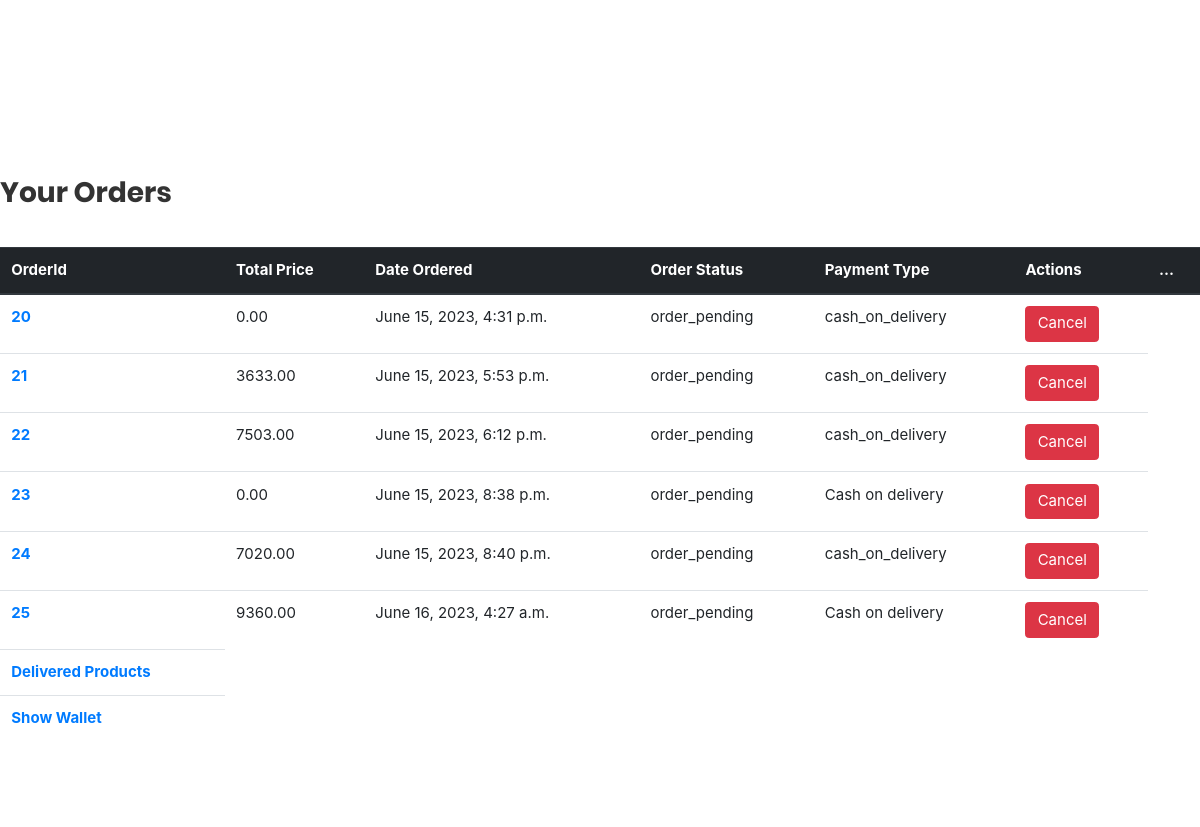
Before: /userprofile/ (signed in, middle part) with the older database file.
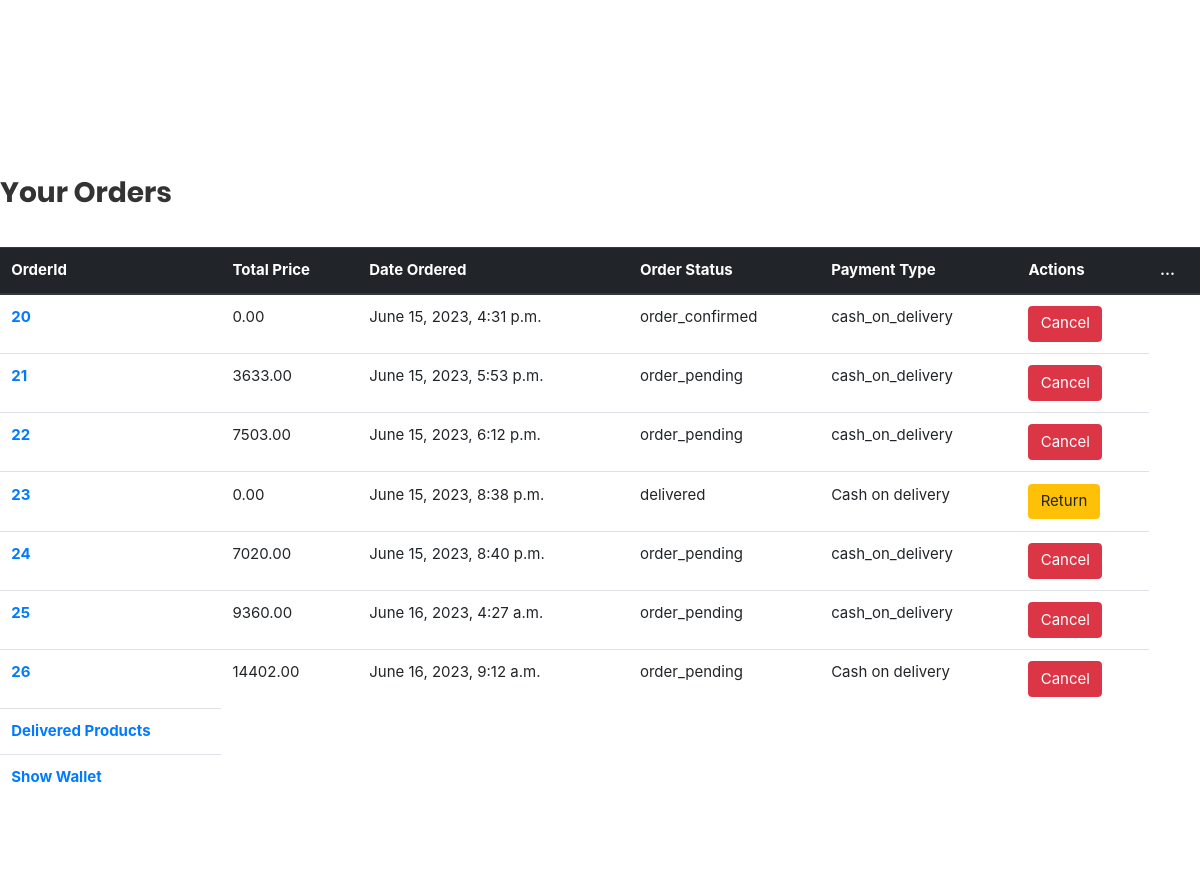
After: the same page with the newer database file.
### myapp/models.py (models this page shows, shortened)
class Order(models.Model):
    ORDER_STATUS_CHOICES = (
        ('order_pending', 'Order_Pending'),
        ('order_confirmed', 'Order_Confirmed'),
        ('delivered', 'Delivered'),
        ('returned', 'Returned'),
        ('cancelled', 'Cancelled'),
    )
    PAYMENT_CHOICES = (
        ('cash_on_delivery', 'Cash_on_Delivery'),
        ('online_payment', 'Online_payment'),
    )
    customer = models.ForeignKey(customer, on_delete=models.SET_NULL, null=True, blank=True)
    address = models.ForeignKey(ShippingAddress, on_delete=models.SET_NULL, null=True, blank=True)
    date_ordered = models.DateTimeField(auto_now_add=True)
    order_status = models.CharField(max_length=100,choices=ORDER_STATUS_CHOICES,
        default='order_pending')
    payment_type = models.CharField(max_length=100,choices=PAYMENT_CHOICES,default="Cash on delivery")
    discount = models.DecimalField(max_digits=10, decimal_places=2,default=0)
    total = models.DecimalField(max_digits=10, decimal_places=2,default=0)

### myapp/views.py (the view)
# urls.py: path("userprofile/",views.userprofile,name="userprofile"),
def userprofile(request):
    username = request.session["username"]
    customerobj = customer.objects.get(username=username)
    wishlist_items = Wishlist.objects.filter(customer=customerobj)
    count = wishlist_items.count()
    orderobjs = Order.objects.filter(customer=customerobj)
    addressobjs = ShippingAddress.objects.filter(customer=customerobj)
    context = {
        "orderobjs": orderobjs,
        "username": username,
        "addressobjs": addressobjs,
        "customerobj": customerobj,
        'count':count,
    }
    return render(request, "myapp/userprofile.html", context)

### myapp/templates/myapp/userprofile.html (shortened to what this page needs)
{% extends 'myapp/userindex.html' %}
{% load static %}
{% block content %}
<link rel="stylesheet" href="https://cdn.jsdelivr.net/npm/bootstrap@4.1.3/dist/css/bootstrap.min.css">
<table class="table">
    <span class="block1-name ltext-102 trans-04">
        Your Orders
    </span>
    <thead class="thead-dark">
      <tr>
        <th scope="col">OrderId</th>
        <th scope="col">Total Price</th>
        <th scope="col">Date Ordered</th>
        <th scope="col">Order Status</th>
        <th scope="col">Payment Type </th>
        <th>Actions</th>
        <th>...</th>
      </tr>
    </thead>
    <tbody>
        {% for item in orderobjs %}
      <tr>
        <th scope="row"><a href={% url 'orderdetails' item.id %}>{{ item.id }}</a></th>
        <td>{{ item.total }}</td>
        <td>{{ item.date_ordered }}</td>
        <td>{{ item.order_status }}</td>
        <td>{{ item.payment_type }}</td>
        <td>
            {% if item.order_status == "order_confirmed" %}
            <a href="{% url 'cancel_order' item.id %}"><button type="button" class="btn btn-danger cancel-btn">Cancel</button></a>
            {% elif item.order_status == "order_pending" %}
            <a href="{% url 'cancel_order' item.id %}"><button type="button" class="btn btn-danger cancel-btn">Cancel</button></a>
            {% elif item.order_status == "delivered" %}
            <a href="{% url 'return_order' item.id %}"><button type="button" class="btn btn-warning cancel-btn">Return</button></a>
            {% elif item.order_status == "cancelled" %}
            <p style="color:red">Order Cancelled</p>
            {% elif item.order_status == "returned" %}
            <p style="color:blue">Order Returned</p>
            {% endif %}
        </td>
      </tr>
      {% endfor %}
      <tr>
        <th><a href="{% url 'deliveredproducts'  %}">Delivered Products</a></th>
      </tr>
      <br>
      <tr>
        <th><a href="{% url 'wallet'  %}">Show Wallet</a></th>
      </tr>
    </tbody>
  </table>
{% endblock content %}

Changed rows visible on the page:
changed Order id 20: order_status "order_pending" → "order_confirmed"
changed Order id 23: order_status "order_pending" → "delivered"; order_status "Cancel" → "Return"
changed Order "June 16, 2023, 4:27 a.m.": payment_type "Cash on delivery" → "cash_on_delivery"
added Order: id "26", total "14402.00", date_ordered "June 16, 2023, 9:12 a.m.", order_status "order_pending", payment_type "Cash on delivery", shows "Cancel"
